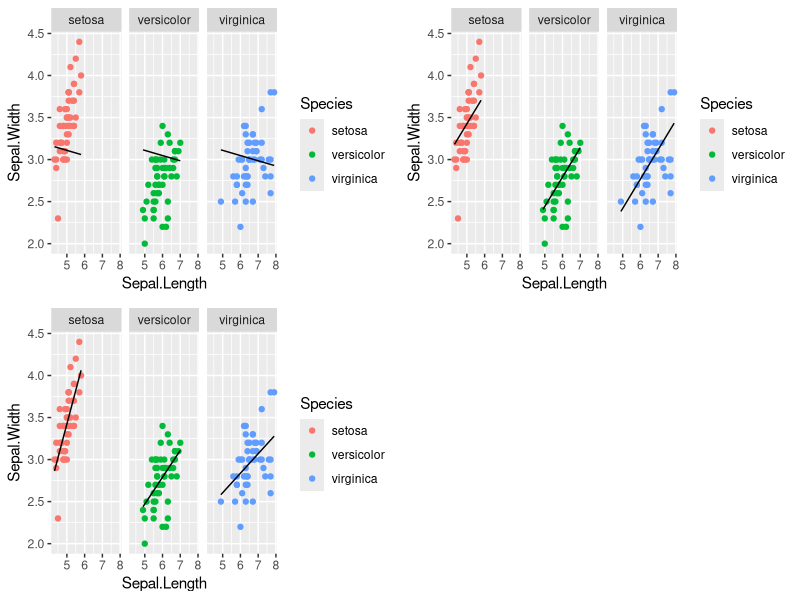

Recreate this plot in R.
# Homework exercises (central exercise session)

library(ggplot2)
library(data.table)
library(magrittr)
library(tidyr)
library(dplyr)
library(patchwork) # optional, makes plots nicer
library(cowplot)
library(gridExtra)

# section 03
iris_dt <- as.data.table(iris)
base <- ggplot(iris_dt, aes(Sepal.Length, Sepal.Width, color=Species)) +
          geom_point()
# 1
base_model <- lm(Sepal.Width ~ Sepal.Length, data=iris_dt)
# different intercept, common slope model:
per_species_model <- lm(Sepal.Width ~ Sepal.Length + Species, iris_dt)
# model.matrix(per_species_model)
# different intercept and slope model:
species_model <- lm(Sepal.Width ~ Sepal.Length * Species, iris_dt)

# 2
# base model formula:
# Sepal.Width = beta_intercept
#                + beta_Sepal.Length * Sepal.Length     <- slope

# per_species_model formula:
# Sepal.Width = beta_intercept
#                + beta_versicolor * (is versicolor?)
#                + beta_virginica * (is virginica?)
#                + beta_Sepal.Length * Sepal.Length     <- slope

# species_model formula:
# Sepal.Width = beta_intercept
#                + beta_versicolor * (is versicolor?)
#                + beta_virginica * (is virginica?)
#                + beta_Sepal.Length * Sepal.Length     <- general slope
#                + beta_Sepal.Length_vercolor * (is versicolor?)
#                   * Sepal.Length                      <- spec.slope
#                + beta_Sepal.Length_virginica * (is virginica?)
#                   * Sepal.Length                      <- spec.slope

# 3
iris_dt[, base_pred := predict(base_model)]
iris_dt[, common_slope_pred := predict(per_species_model)]
iris_dt[, species_pred := predict(species_model)]
overlayed_base <- ggplot(iris_dt) +
                    geom_point(aes(Sepal.Length, Sepal.Width, color=Species)) +
                    geom_line(aes(Sepal.Length, base_pred)) +
                    facet_wrap(~Species)
overlayed_common_slope <- ggplot(iris_dt) +
                            geom_point(aes(Sepal.Length, Sepal.Width, color=Species)) +
                            geom_line(aes(Sepal.Length, common_slope_pred)) +
                            facet_wrap(~Species)
overlayed_diff <- ggplot(iris_dt) +
                    geom_point(aes(Sepal.Length, Sepal.Width, color=Species)) +
                    geom_line(aes(Sepal.Length, species_pred)) +
                    facet_wrap(~Species)

grid.arrange(overlayed_base, overlayed_common_slope,
             overlayed_diff, ncol=2)

# 4
anova(base_model, per_species_model)
anova(base_model, species_model)